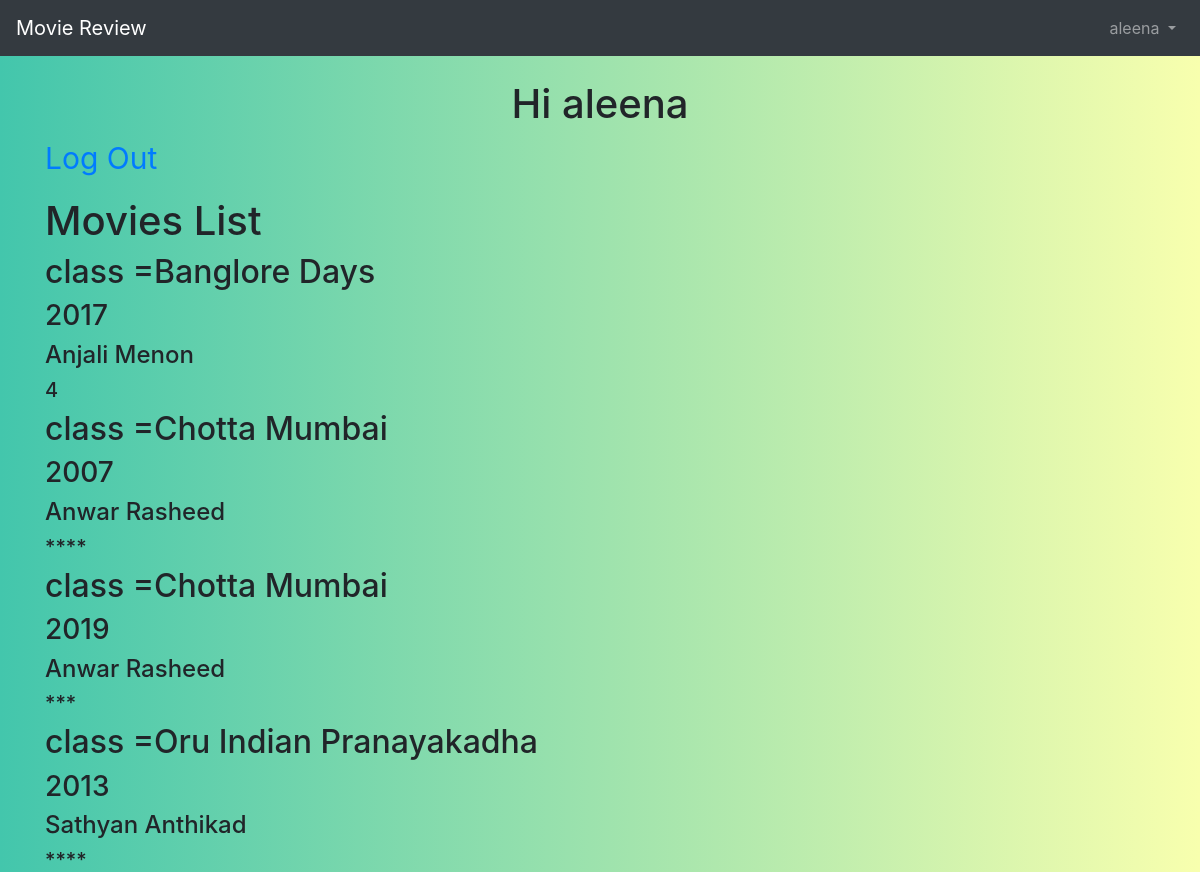
Page /ratings/ (signed in) on the committed database.
### users/models.py (models this page shows)
class CustomUser(AbstractUser):
	age = models.PositiveIntegerField(null=True, blank=True)

### ratings/models.py (models this page shows, shortened)
class Ratings(models.Model):
	rating = [('*','1'),
	        ('**','2'),
	        ('***','3'),
	        ('****','4'),
	         ('*****','5')]
	movie_name = models.CharField(max_length=50)
	release_year = models.CharField(max_length=4)
	director = models.CharField(max_length=30)
	review = models.TextField()
	author = models.ForeignKey(
		get_user_model(),
		on_delete=models.CASCADE,)
	rating = models.CharField(max_length=5, choices=rating, default='1')

### ratings/views.py (the view)
# urls.py: path('',RatingsListView.as_view(),name = 'lists'),
class RatingsListView(ListView):
	model = Ratings
	template_name = 'home.html'

### templates/home.html (shortened to what this page needs)
{% extends 'base.html' %}
 {% load static %}
 	{% block body %}
    {% if user.is_authenticated %}
  <h1 class="text-center"> Hi {{ user.username }}</h1>
    <div class>
  <p><a href="{% url 'logout' %}">Log Out</a></p>
  </div>
 	<h1>Movies List</h1>
 	{% for element in object_list %}
 	   <h2> class ={{ element.movie_name }}</h2>
 	   <h3>{{ element.release_year }}</h3>
 	   <h4>{{ element.director }}</h4>
 	   <h5>{{ element.rating }}</h5>
     {% endfor %}
  {% else %}
  <p>You are not logged in</p>
  <a href="{% url 'login' %}">Log In</a>
  <a href="{% url 'signup' %}">Sign Up</a>
{% endif %}
{% endblock body %}

### templates/base.html (shortened to what this page needs)
<!DOCTYPE html>
{% load static %}
<html lang="en">
  <head>
    <link rel="stylesheet" href="https://stackpath.bootstrapcdn.com/bootstrap/4.1.3/css/bootstrap.min.css">
    <link rel="stylesheet" type="text/css" href="{% static 'css/base.css' %}">
  </head>
  <body>
    <nav class="navbar navbar-expand-md navbar-dark bg-dark mb-4">
      <a class="navbar-brand" href="{% url 'home' %}">Movie Review</a>
      <div class="collapse navbar-collapse" id="navbarCollapse">
        {% if user.is_authenticated %}
          <ul class="navbar-nav ml-auto">
            <li class="nav-item">
              <a class="nav-link dropdown-toggle" href="#" id="userMenu"\\
              data-toggle="dropdown" aria-haspopup="true" aria-expanded\\
              ="false">
                {{ user.username }}
              </a>
            </li>
          </ul>
        {% endif %}
      </div>
    </nav>
    <div class="container">
      {% block body %}
      {% endblock body %}
    </div>
  </body>
</html>

### ratings/static/css/base.css (style rules this page uses)
body { background: linear-gradient(to right, #43c6ac, #f8ffae); height: 100%; margin: 0; background-repeat: no-repeat; background-attachment: fixed; }
html { height:100%; }
p { color: white; font-size: 30px; }

### rows in the picture
CustomUser: username "aleena"
Ratings: movie_name "Banglore Days", release_year "2017", director "Anjali Menon", rating "4"
Ratings: movie_name "Chotta Mumbai", release_year "2007", director "Anwar Rasheed", rating "****"
Ratings: movie_name "Chotta Mumbai", release_year "2019", director "Anwar Rasheed", rating "***"
Ratings: movie_name "Oru Indian Pranayakadha", release_year "2013", director "Sathyan Anthikad", rating "****"
